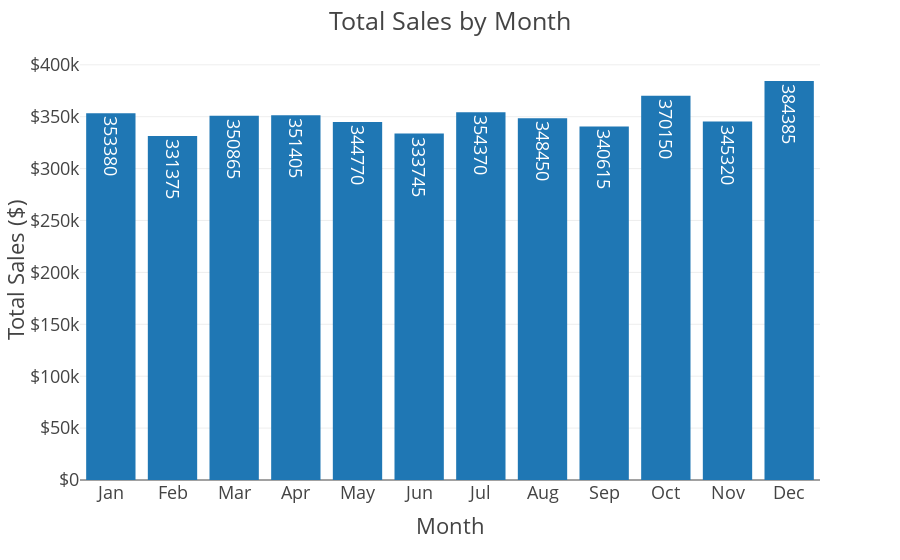

Source (notebook cell):
### Code cell
# Create the Plotly figure with text parameter
fig = px.bar(df_monthly, x='month_name', y='total_sales', template=plotly_template, text='total_sales')

# Set the layout
fig.update_layout(title='Total Sales by Month', xaxis_title='Month', yaxis_title='Total Sales ($)', yaxis_tickprefix='$')

# Show the plot
fig.show()

# Save the chart as a PNG image
fig.write_image(output_dir / 'monthly_sales.png', width=1200, height=400, scale=4)

### Figure 1 — Plotly figure (JSON) as saved in the notebook; plotly's stock layout.template omitted (floating-point values rounded to 4 significant figures)
{"data": [{"alignmentgroup": "True", "hovertemplate": "month_name=%{x}<br>total_sales=%{text}<extra></extra>", "legendgroup": "", "marker": {"color": "#1F77B4", "pattern": {"shape": ""}}, "name": "", "offsetgroup": "", "orientation": "v", "showlegend": false, "text": [353380, 331375, 350865, 351405, 344770, 333745, 354370, 348450, 340615, 370150, 345320, 384385], "textposition": "auto", "type": "bar", "x": ["Jan", "Feb", "Mar", "Apr", "May", "Jun", "Jul", "Aug", "Sep", "Oct", "Nov", "Dec"], "xaxis": "x", "y": [353380, 331375, 350865, 351405, 344770, 333745, 354370, 348450, 340615, 370150, 345320, 384385], "yaxis": "y"}], "layout": {"barmode": "relative", "legend": {"tracegroupgap": 0}, "margin": {"t": 60}, "title": {"text": "Total Sales by Month"}, "xaxis": {"anchor": "y", "domain": [0, 1], "title": {"text": "Month"}}, "yaxis": {"anchor": "x", "domain": [0, 1], "tickprefix": "$", "title": {"text": "Total Sales ($)"}}}}
